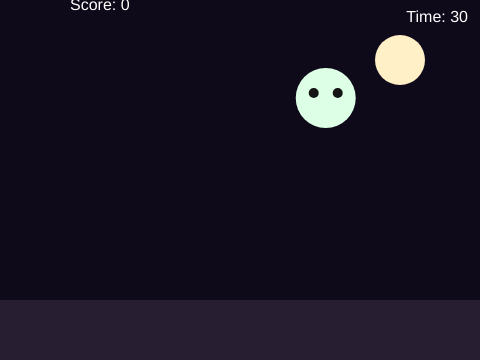
Frame 1 (no input)
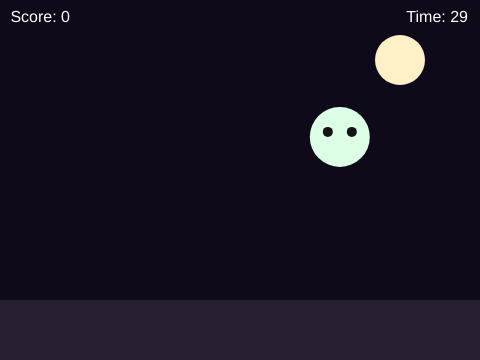
Frame 60 (no input)
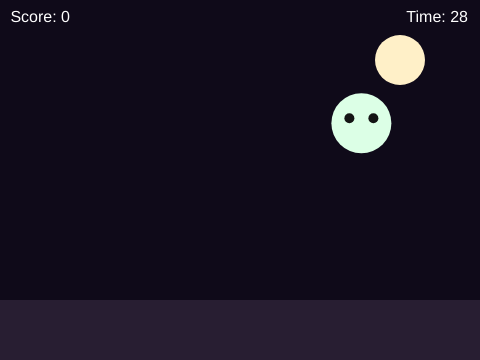
Frame 120 (the mouse pressed at the canvas centre since frame 60)

The p5.js sketch that drew these frames (run headless with seeded random() and noise() and a simulated clock; from frame 60 on, the mouse is pressed at the canvas centre):

// p5.js sketch
// ── sketch.js
let ghost;
let spawnEvery = 60;
let score = 0;
let duration = 30;
let startTime;

function setup() {
  createCanvas(480, 360);
  spawnGhost();
  startTime = millis();
}

function draw() {
  background(15, 10, 25);
  noStroke();

  fill(255, 240, 200);
  ellipse(400, 60, 50, 50);

  fill(40, 30, 50);
  rect(0, 300, 480, 60);

  if (frameCount % spawnEvery === 0) spawnGhost();
  drawGhost(ghost.x, ghost.y);

  fill(255);
  textSize(16);
  text('Score: ' + score, 70, 10);

  let elapsed = (millis() - startTime) / 1000;
  let timeLeft = max(0, duration - elapsed);

  textAlign(RIGHT, TOP);
  text('Time: ' + ceil(timeLeft), width - 12, 10);

}

function drawGhost(x, y) {
  noStroke();
  fill(220, 255, 230);
  ellipse(x, y, 60, 60);

  fill(20);
  ellipse(x - 12, y - 5, 10);
  ellipse(x + 12, y - 5, 10);
}

function spawnGhost() {
  ghost = { x: random(40, width - 40), y: random(40, height - 40) };
}

function mousePressed() {
  if (dist(mouseX, mouseY, ghost.x, ghost.y) < 30) {
    score++;
    spawnGhost();
  }
}
